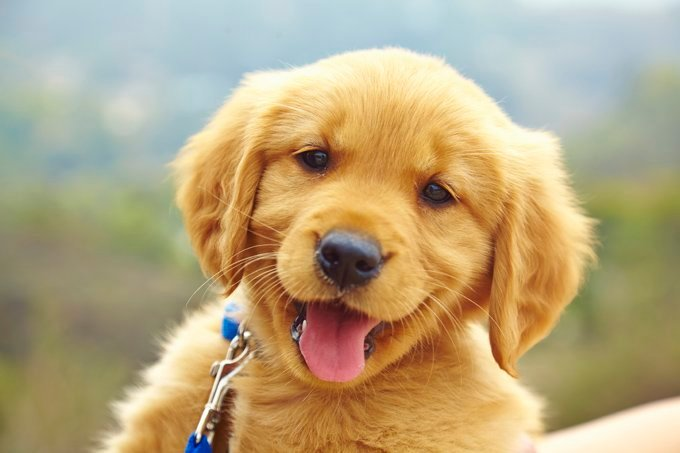
#> input picture puppy.jpg, 680 x 453 px
$ jupyter execute 'Image to pencil sketch with python-TASK4.ipynb'
#> lines starting #> are read from the running program, lines starting #| are printed output that depends on the picture
# LGMVIP TASK 4

# Task - Image to pencil sketch with python
## Name - Prachi Shrinath
## Batch - December 2021

### Importing OpenCV library

[cell 1]
import cv2
import matplotlib.pyplot as plt

### Read the Image

[cell 2]
img = cv2.imread("puppy.jpg")
#> img is the input picture: shape (453, 680, 3); mean B, G, R 127.1, 165.4, 183.4

### Conversion of Original Image to Crafted Image

[cell 3]
plt.figure(figsize=(14,8))
plt.subplot(1,2,2)
plt.title('Original image', size=18)
plt.imshow(img[:,:,::-1])
plt.axis("off")
plt.subplot(1,2,1)
plt.title('Crafted image', size=18)
plt.imshow(img)
plt.axis("off")
plt.show()
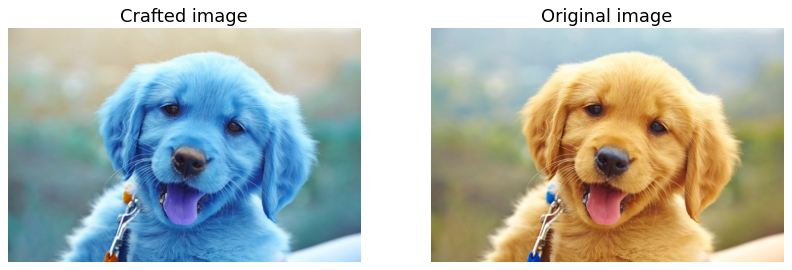
#> figure drawn by matplotlib, 2 panels; B, G, R data is drawn as R, G, B

### Showing Original Image

[cell 4]
RGB_img = cv2.cvtColor(img, cv2.COLOR_BGR2RGB)
plt.imshow(RGB_img)
plt.axis(False)
plt.title('Original Image', size=18)
plt.show()

### Conversion of Original Image to Gray-scale image

[cell 5]
grey_img=cv2.cvtColor(img, cv2.COLOR_BGR2GRAY)
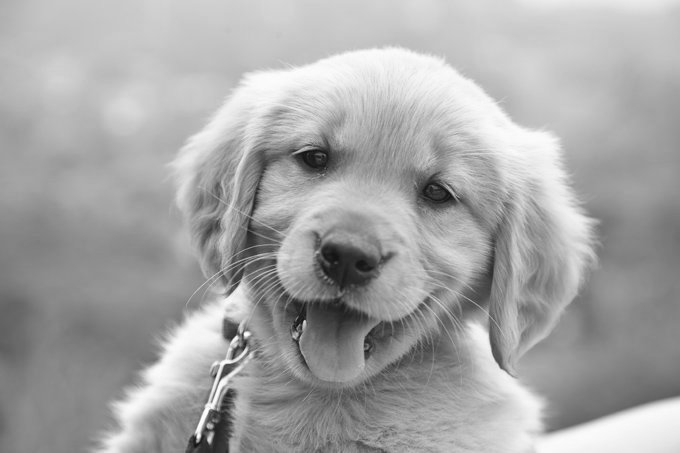
#> grey_img: shape (453, 680); min 16, max 254, mean 166.4
plt.imshow(grey_img)
plt.axis(False)
plt.title('Gray-scale image', size=18)
plt.show()

### Conversion of Gray-scale image to inverted image

[cell 6]
invert_img=cv2.bitwise_not(grey_img)
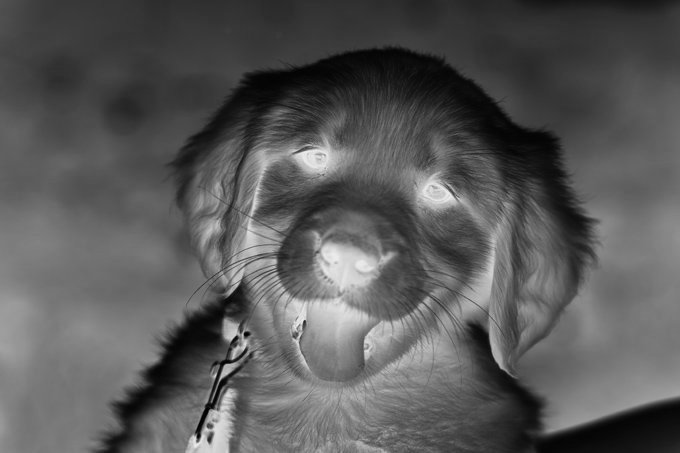
#> invert_img: shape (453, 680); min 1, max 239, mean 88.6
plt.imshow(invert_img)
plt.axis(False)
plt.title('Inverted image', size=18)
plt.show()

### Conversion Inverted image to Blured Image

[cell 7]
blur_img=cv2.GaussianBlur(invert_img, (111,111),0)
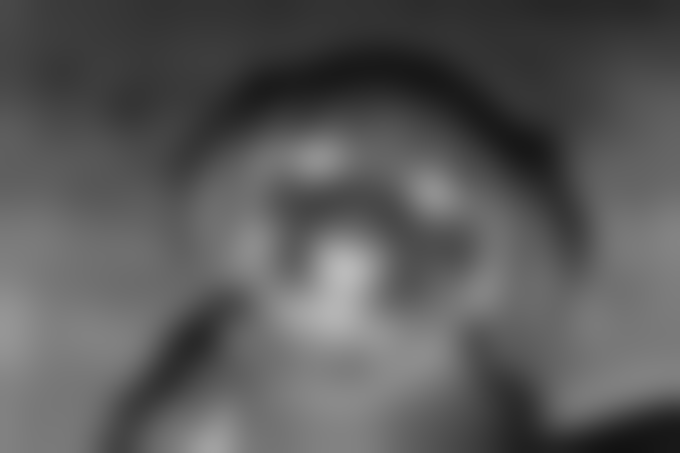
#> blur_img: shape (453, 680); min 18, max 186, mean 88.6
plt.imshow(blur_img)
plt.axis(False)
plt.title('Blured image', size=18)
plt.show()

### Conversion of Blured Image to Smoothen Image

[cell 8]
invblur_img=cv2.bitwise_not(blur_img)
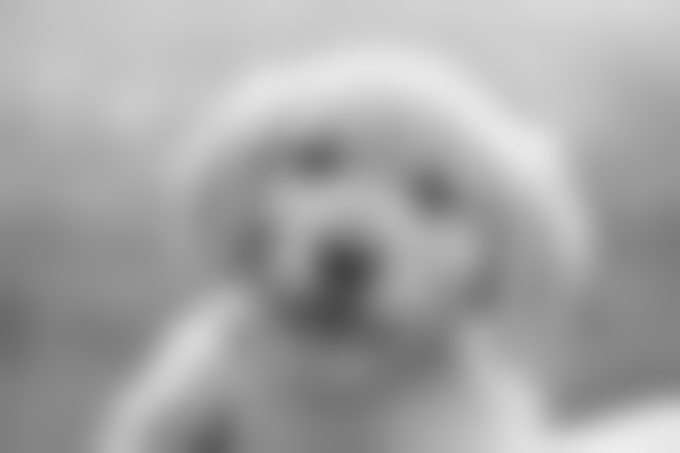
#> invblur_img: shape (453, 680); min 69, max 237, mean 166.4
plt.imshow(invblur_img)
plt.axis(False)
plt.title('Smoothen image', size=18)
plt.show()

### Conversion of Smoothen image to Inverted-blur Image

[cell 9]
sketch_img=cv2.divide(grey_img,invblur_img, scale=256.0)
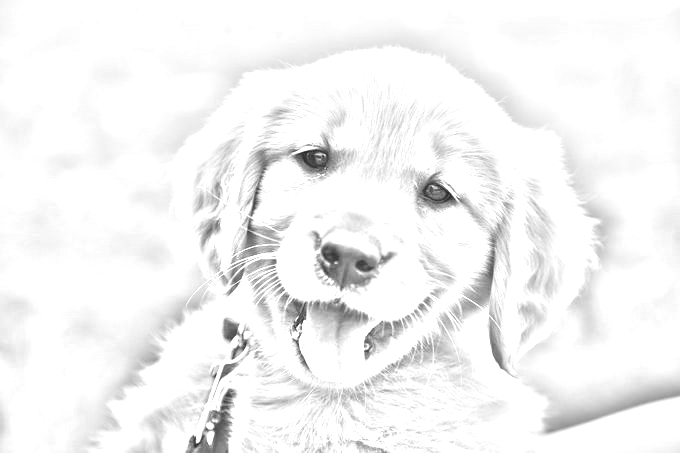
#> sketch_img: shape (453, 680); min 33, max 255, mean 244
plt.imshow(sketch_img)
plt.axis("off")
plt.title('Inverted-blur image', size=18)
plt.show()

### Final Pencil Sketch

[cell 10]
plt.figure(figsize=(14,8))
plt.subplot(1,2,2)
plt.title('Pencil Sketch', size=18)
rgb_sketch=cv2.cvtColor(sketch_img, cv2.COLOR_BGR2RGB)
plt.imshow(rgb_sketch)
plt.axis('off')
plt.show()

# Comparison of Original Image to Pencil Sketch

[cell 11]
plt.figure(figsize=(14,8))
plt.subplot(1,2,1)
plt.title('Original image', size=18)
plt.imshow(RGB_img)
plt.axis('off')
plt.subplot(1,2,2)
plt.title('Pencil Sketch', size=18)
rgb_sketch=cv2.cvtColor(sketch_img, cv2.COLOR_BGR2RGB)
plt.imshow(rgb_sketch)
plt.axis('off')
plt.show()
